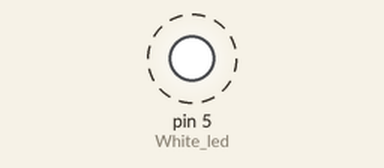
Bench run of a sketch on a simulated Arduino Uno, built with avr-gcc and run on an emulated ATmega328P. Parts: output pins drawn as LEDs (lit = HIGH). Dashed ring = blinking.

Above: at 0.2 s.
Timing chart, 0 to 3.0 s (numbered marks = the images above):
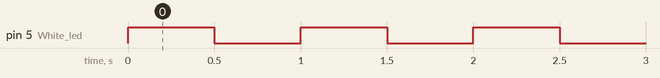

Measured:
- by itself, pin 5 (White_led): alternates HIGH for 0.50 s and LOW for 0.50 s

The sketch:

p1_Blinking_LED.ino
```cpp
int White_led = 5; // Initializing what pin the LED is connected to
int wait_on = 500; // Declaring how long the LED to stop flashing
int wait_off = 500;

void setup() {
pinMode(White_led, OUTPUT); // Declaring whether the LED is an input or output

}

void loop() {
digitalWrite(White_led, HIGH); // Turning on the LED
delay(wait_on); // waiting for the led to stop flashing
digitalWrite(White_led, LOW); // Turning off the LED
delay(wait_off); // waiting for the led to stop flashing

}
```
